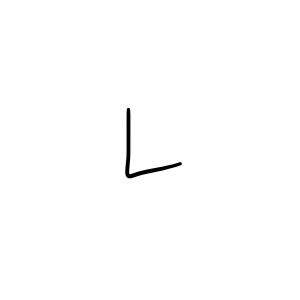
#> input picture hw02/HW2/02-2_glyph_vector/png/U+004C.png, 300 x 300 px; its folder holds only this picture in this run
$ python potrace.py
#> lines starting #> are read from the running program, lines starting #| are printed output that depends on the picture; after the words box and inside, x2 and y2 are one past the last pixel; in counts of white or black regions, pixels touching at a corner belong together
import os
import subprocess
import time
from pathlib import Path
from tqdm import tqdm
from PIL import Image, ImageFilter


input_dir = Path("./png")
output_dir = Path("./output")
output_dir.mkdir(parents=True, exist_ok=True)

png_files = list(input_dir.glob("*.png"))

if not png_files:
    print("Cannot find .png")
else:
    start_time = time.time()

    for img_path in tqdm(png_files, desc="Conversion Progress"):
        svg_path = output_dir / f"{img_path.stem}.svg"
        temp_bmp = img_path.with_suffix(".bmp")

        try:
            with Image.open(img_path) as img:
#> img is the input picture: PIL image 300x300 RGBA; mean R, G, B, A 253.7, 253.7, 253.7, 255
                img = img.convert("L")
#> img: PIL image 300x300 L
                img = img.filter(ImageFilter.GaussianBlur(radius=0.5))
                # GaussianBlur 調整半徑使筆畫圓滑，要保留書法感 = 0.5

                # threshold 灰階閥值
                # 調高 threshold 筆畫收縮
                threshold = 140
                binary_img = img.point(lambda p: 255 if p > threshold else 0, mode='1')
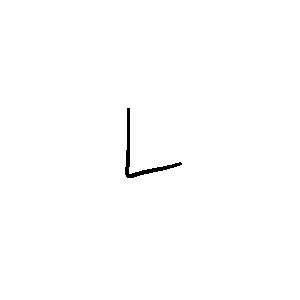
#> binary_img: PIL image 300x300 1; 99.5% white; 1 black region, box (x1, y1, x2, y2) and area: (125, 108, 182, 178) 449
                binary_img.save(temp_bmp)

            # Potrace 核心參數
            # --turdsize x: 忽略 x 像素的雜點
            # --alphamax x: 曲線平滑度
            # --opttolerance 0.2: 曲線優化容差
            subprocess.run(
                [
                    "potrace.exe",
                    "-s",
                    "--turdsize", "20",
                    "--alphamax", "0.8",  # 保留書法感
                    "--opttolerance", "0.2",
                    str(temp_bmp),
                    "-o", str(svg_path)
                ],
                check=True,
                capture_output=True
            )
#> (this line was passed over: subprocess is not available in this run)

            if temp_bmp.exists():
                os.remove(temp_bmp)

        except Exception as e:
            print(f"convert {img_path.name} failed: {e}")

    end_time = time.time()
    print(f"Conversion complete :) Time taken: {end_time - start_time:.2f} seconds")
